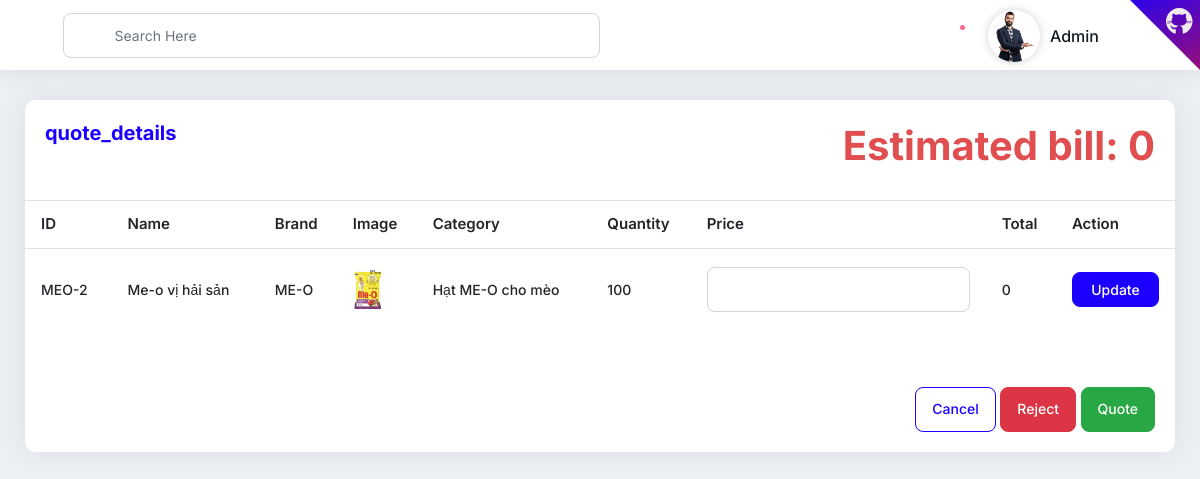
The app's page /en/quote/s/quote/30, older data.
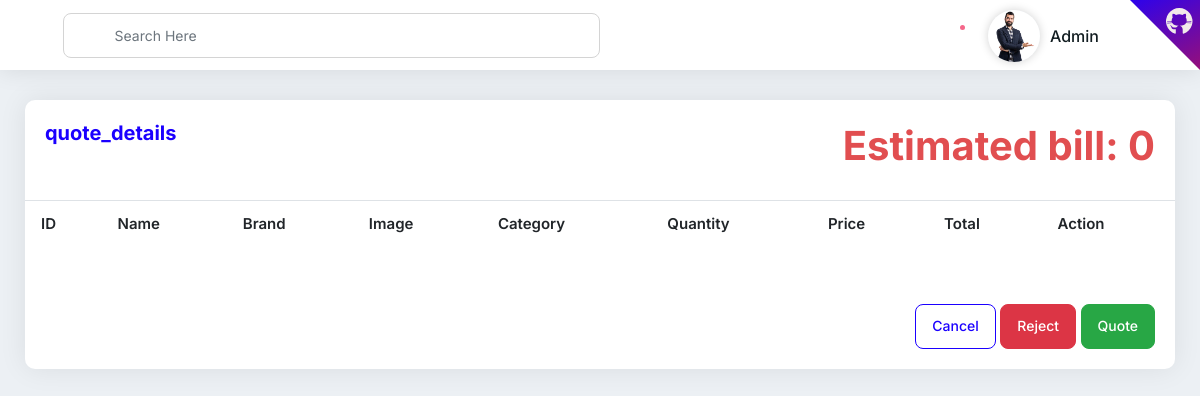
The same page, newer data.
### core/models.py (models this page shows, shortened)
class POrderDetail(models.Model):
    porder = models.ForeignKey(POrder, verbose_name=_("purchare order"), on_delete=models.CASCADE, null=True, blank=True)
    product = models.ForeignKey(Product, verbose_name=_("product"), on_delete=models.CASCADE, null=True, blank=True)
    quantity = models.IntegerField(_("quantity"), default=1, null=True, blank=True)
    price = models.IntegerField(_("price"), null=True, blank=True)
    status = models.CharField(_("status"), max_length=255, null=True, blank=True)
    def total(self):
        if self.price == None or self.quantity == None:
            return 0
        return self.price * self.quantity

class Product(models.Model):
    id_product = models.CharField(_("product id"), max_length=255)
    name = models.CharField(_("name"), max_length=255)
    brand = models.CharField(_("brand"), max_length=255)
    image = models.ImageField(_("image"), upload_to="product")
    price = models.IntegerField(_("price"))
    description = models.TextField(_("description"))
    category = models.ForeignKey(Category, verbose_name=_("category"), on_delete=models.CASCADE)
    class Meta:
        verbose_name_plural = _("products")

class Category(models.Model):
    title = models.CharField(_("title"), max_length=255)
    label = models.CharField(_("label"), max_length=255)
    image = models.ImageField(_("image"), upload_to="category")
    description = models.TextField(_("description"))
    class Meta:
        verbose_name_plural = _("categories")

### core/views.py (the view)
# urls.py: path('quote/s/quote/<int:pk>', quote_s_quote, name='quote_s_quote'),
def quote_s_quote(request, pk):
    quote = POrder.objects.get(id=pk)
    return render(request, 'quote/s_quote.html', {
        'quote': quote,
        'quote_details': quote.porderdetail_set.all(),
    })

### core/models.py (called while the page is built)
    def estimated_bill(self):
        sum = 0
        for porderdetail in self.porderdetail_set.all():
            if porderdetail.price is not None:
                sum += porderdetail.price * porderdetail.quantity
        return sum

### core/templates/quote/s_quote.html (shortened to what this page needs)
{% extends 'base.html' %}
{% load i18n %}
{% load static %}
{% block css %}
	<link rel="stylesheet" type="text/css" href="{% static 'plugins/sweetalert2/sweetalert2.css' %}" />
{% endblock css %}
{% block content %}
<div class="card-box mb-30">
	<div class="pd-20 d-flex justify-content-between">
		<h4 class="text-blue h4"> {% trans "quote_details" %} </h4>
		<h1 class="text-red-50 h1"> {% trans "Estimated bill: " %} {{quote.estimated_bill}}</h1>
	</div>
	<div class="pb-20">
		<table class="data-table table hover nowrap">
			<thead>
				<tr>
					<th class="table-plus datatable-nosort"> {% trans "ID" %} </th>
					<th> {% trans "Name" %} </th>
					<th> {% trans "Brand" %} </th>
					<th> {% trans "Image" %} </th>
					<th> {% trans "Category" %} </th>
					<th> {% trans "Quantity" %} </th>
					<th> {% trans "Price" %} </th>
					<th> {% trans "Total" %} </th>
					<th class="datatable-nosort">Action</th>
				</tr>
			</thead>
			<tbody>
				{% for quote_detail in quote_details %}
				<tr>
					<form method="POST" action="{% url 'quote_s_quote_update' quote_detail.id %}">
					<td class="table-plus"> {{ quote_detail.product.id_product }} </td>
					<td> {{ quote_detail.product.name }} </td>
					<td> {{ quote_detail.product.brand }} </td>
					<td> <img src="{{ quote_detail.product.image.url }}" alt="quote_detail_logo" style="height: 50px"> </td>
					<td> {{ quote_detail.product.category.title }} </td>
					<td> {{ quote_detail.quantity }} </td>
					<td> <input type="number" name="price" id="" class="form-control" value="{{ quote_detail.price }}"> </td>
					<td> {{ quote_detail.total }} </td>
					<td>
						<div class="d-flex flex-column">
								<input class="btn btn-primary btn-sm" type="submit" value="{% trans "Update" %}">
							</div>
						</td>
					</form>
				</tr>
				{% endfor %}
			</tbody>
		</table>
	</div>
	<div class="pd-20 clearfix">
		<div class="pull-right">
			<a href="{% url 'quote_add' %}" class="btn btn-outline-primary">{% trans "Cancel" %}</a>
			<a href="#" class="btn btn-danger" data-toggle="modal" data-target="#Medium-modal" type="button">{% trans "Reject" %}</a>
			<a href="{% url 'quote_add' %}" class="btn btn-success">{% trans "Quote" %}</a>
		</div>
	</div>
</div>
{% endblock content %}

Row changes from the older to the newer data that the page shows:
removed POrderDetail: product.id_product "MEO-2", product.name "Me-o vị hải sản", product.brand "ME-O", product.image (picture), product.category "Hạt ME-O cho mèo", quantity "100", total "0"
